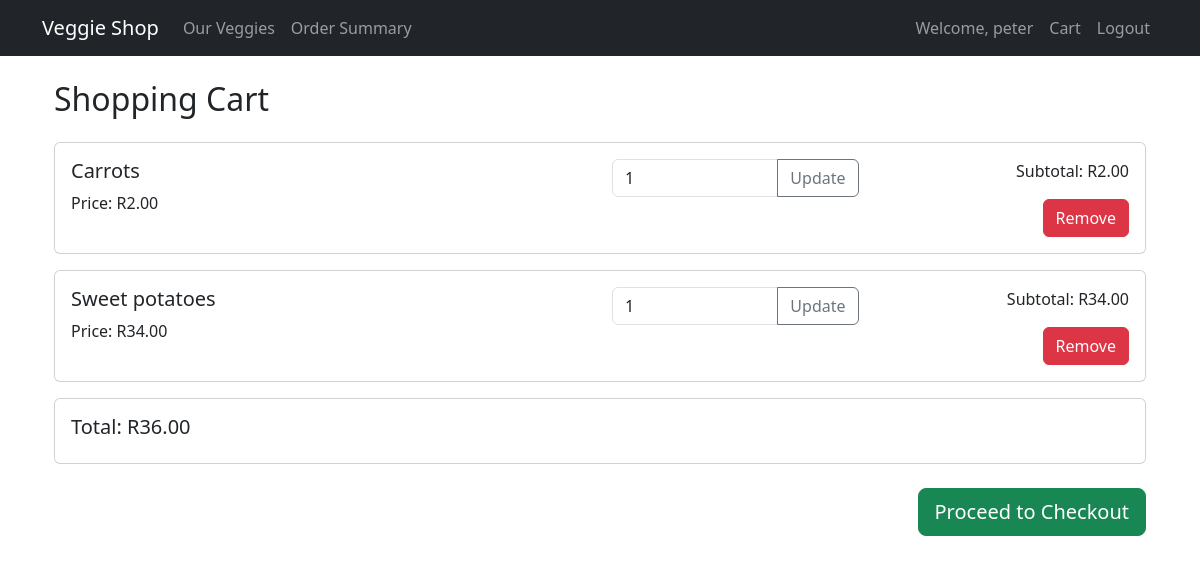
The page /cart/ (signed in) on the database as committed earlier.
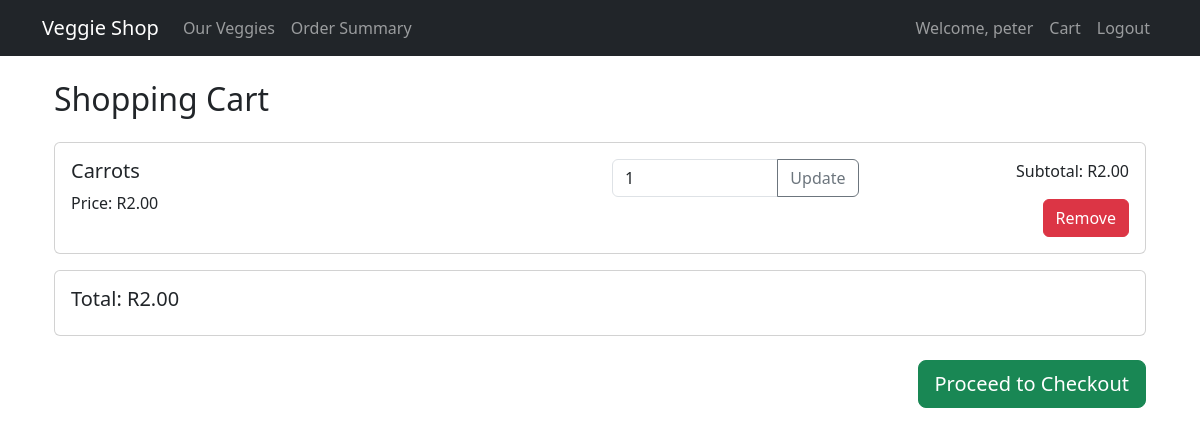
The same page on the database as committed later.
### cart/models.py (models this page shows, shortened)
class CartItem(models.Model):
    user = models.ForeignKey(User, on_delete=models.CASCADE)
    vegetable = models.ForeignKey(Vegetable, on_delete=models.CASCADE)
    quantity = models.PositiveIntegerField(default=1)
    def subtotal(self):
        return self.quantity * self.vegetable.price  # Changed from price_per_kg

class Vegetable(models.Model):
    name = models.CharField(max_length=100)
    price = models.DecimalField(max_digits=6, decimal_places=2)  # Changed from price_per_kg
    description = models.TextField()
    image = models.ImageField(upload_to='vegetables/', blank=True, null=True)

### cart/views.py (the view)
# urls.py: path('cart/', views.view_cart, name='cart'),
@login_required
def view_cart(request):
    cart_items = CartItem.objects.filter(user=request.user)
    total = sum(item.subtotal() for item in cart_items)
    return render(request, 'cart/cart.html', {
        'cart_items': cart_items,
        'total': total
    })

### cart/templates/cart/cart.html (shortened to what this page needs)
{% extends "base.html" %}
{% block content %}
<div class="container">
    <h2 class="mb-4">Shopping Cart</h2>
    {% if cart_items %}
        {% for item in cart_items %}
            <div class="card mb-3">
                <div class="card-body">
                    <div class="row">
                        <div class="col-md-6">
                            <h5>{{ item.vegetable.name }}</h5>
                            <p>Price: R{{ item.vegetable.price }}</p>
                        </div>
                        <div class="col-md-3">
                            <form method="post" action="{% url 'update_quantity' item.vegetable.id %}">
                                <div class="input-group">
                                    <input type="number" name="quantity" value="{{ item.quantity }}" class="form-control" min="0">
                                    <button type="submit" class="btn btn-outline-secondary">Update</button>
                                </div>
                            </form>
                        </div>
                        <div class="col-md-3 text-end">
                            <p>Subtotal: R{{ item.subtotal }}</p>
                            <a href="{% url 'remove_from_cart' item.vegetable.id %}" class="btn btn-danger">Remove</a>
                        </div>
                    </div>
                </div>
            </div>
        {% endfor %}
        <div class="card mb-4">
            <div class="card-body">
                <h5>Total: R{{ total }}</h5>
            </div>
        </div>
        <div class="text-end mb-4">
            <a href="{% url 'checkout' %}" class="btn btn-success btn-lg">Proceed to Checkout</a>
        </div>
    {% else %}
        <div class="alert alert-info">
            Your cart is empty. <a href="{% url 'vegetable_list' %}">Continue shopping</a>
        </div>
    {% endif %}
</div>
{% endblock %}

Rows that differ between the two databases and show on the page:
removed CartItem: vegetable.name "Sweet potatoes", vegetable.price "34.00", quantity "1", subtotal "34.00"
Other text that changed with them:
{{ total }}: "36.00" → "2.00"
